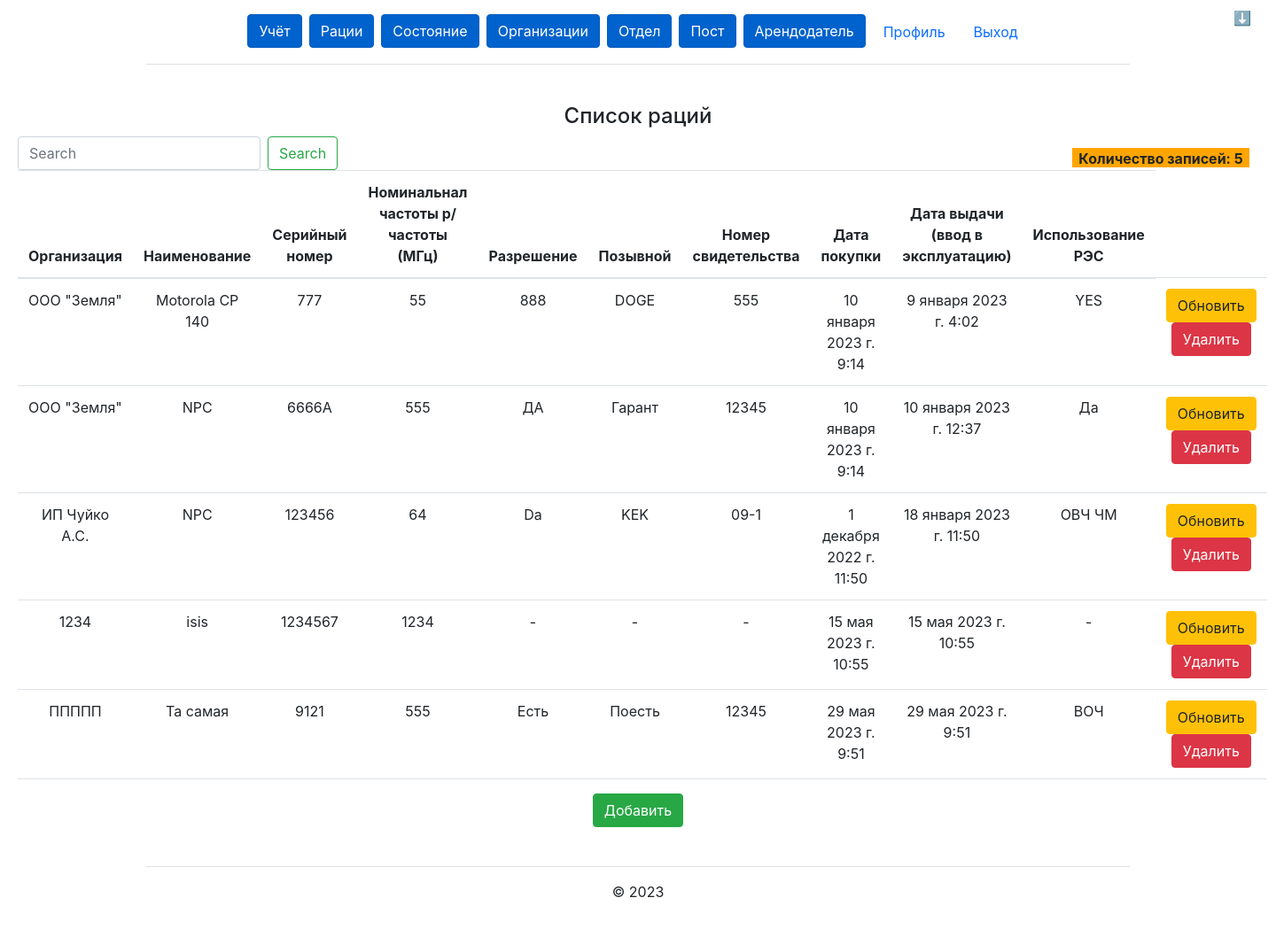
Page /walkie_talkie/ (signed in) on the committed database.
### walkie_talkie/models.py (models this page shows, shortened)
class WalkieTalkie(models.Model):
    id = models.AutoField(primary_key=True)
    id_organization = models.ForeignKey(Organization, on_delete=models.CASCADE)
    wt_name = models.CharField('Наименование', max_length=1200)
    serial_number = models.CharField('Серийный номер', max_length=1200)
    frequency = models.CharField('Номинальнал частоты р/частоты (МГц)', max_length=500)
    permission = models.CharField('Разрешение', max_length=1200)
    callsing = models.CharField('Позывной', max_length=500)
    certificate_number = models.CharField('Номер свидетельства', max_length=500)
    date_of_purchase = models.DateTimeField('Дата покупки')
    date_of_received = models.DateTimeField('Дата выдачи (ввод в эксплуатацию)')
    use_of_RES = models.CharField('Использование РЭС', max_length=20)
    class Meta:
        verbose_name = 'Рация'
        verbose_name_plural = 'Рации'

### organization/models.py (models this page shows, shortened)
class Organization(models.Model):
    id = models.AutoField(primary_key=True)
    name = models.CharField('Название организации', max_length=5000)
    def __str__(self):
        return self.name
    class Meta:
        verbose_name = 'Организация'
        verbose_name_plural = 'Организация'

### walkie_talkie/views.py (the view)
# urls.py: path('', views.walkie_talkie_list, name='walkie_talkie_list'),
@login_required
def walkie_talkie_list(request):
    search_query = request.GET.get('search', '')
    if search_query:
        walkie_talkies = WalkieTalkie.objects.filter(
            Q(id__iregex=search_query) | Q(serial_number__iregex=search_query) | Q(
                id_organization__name__iregex=search_query) | Q(wt_name__iregex=search_query))
    else:
        walkie_talkies = WalkieTalkie.objects.all()
    return render(request, "walkie_talkie/list.html", {'walkie_talkies': walkie_talkies})

### walkie_talkie/templates/walkie_talkie/list.html
{% extends "main/base.html" %}
{% block content %}
<div class="card-body">
    <h4>Список раций</h4>
    <form class="form-inline my-2 my-lg-0" action="{% url 'walkie_talkie_list' %}">
        <input class="form-control mr-sm-2" type="search" placeholder="Search" aria-label="Search" name="search">
        <button class="btn btn-outline-success my-2 my-sm-0" type="submit">Search</button>
    </form>
    <div class="count">
        {% if walkie_talkies %}
        <p style="display: block; position: absolute; top: 167px; right: 30px; height: 22px; width: 200px; background: orange; font-weight: bold;">
            Количество записей: {{ walkie_talkies|length }}</p>
        {% else %}
        <p>Нет доступных записей.</p>
        {% endif %}
    </div>
    <table class="table">
        <thead>
        <tr>
            <th scope="col">Организация</th>
            <th scope="col">Наименование</th>
            <th scope="col">Серийный номер</th>
            <th scope="col">Номинальнал частоты р/частоты (МГц)</th>
            <th scope="col">Разрешение</th>
            <th scope="col">Позывной</th>
            <th scope="col">Номер свидетельства</th>
            <th scope="col">Дата покупки</th>
            <th scope="col">Дата выдачи (ввод в эксплуатацию)</th>
            <th scope="col">Использование РЭС</th>
        </tr>
        </thead>
        <tbody>
        {% for walkie_talkie in walkie_talkies %}
        <tr>
            <td>{{ walkie_talkie.id_organization }}</td>
            <td>{{ walkie_talkie.wt_name }}</td>
            <td>{{ walkie_talkie.serial_number }}</td>
            <td>{{ walkie_talkie.frequency }}</td>
            <td>{{ walkie_talkie.permission }}</td>
            <td>{{ walkie_talkie.callsing }}</td>
            <td>{{ walkie_talkie.certificate_number }}</td>
            <td>{{ walkie_talkie.date_of_purchase }}</td>
            <td>{{ walkie_talkie.date_of_received }}</td>
            <td>{{ walkie_talkie.use_of_RES }}</td>
            <td><a type="button" class="btn btn-warning" href="update/{{ walkie_talkie.id }}">Обновить</a>
                <a type="button" class="btn btn-danger" href="delete/{{ walkie_talkie.id }}">Удалить</a>
            </td>
        </tr>
        {% endfor %}
        </tbody>
    </table>
    <a type="button" class="btn btn-success" href="create">Добавить</a>
</div>
{% endblock %}

### main/static/main/css/main.css (style rules this page uses)
* { margin: 0; padding: 0; }
main .card-body { margin-top: 20px; text-align: center; }
form { display: inline-block; vertical-align: middle; }

### rows in the picture
WalkieTalkie: id_organization "ООО \"Земля\"", wt_name "Motorola CP 140", serial_number "777", frequency "55", permission "888", callsing "DOGE", certificate_number "555", date_of_purchase "10 января 2023 г. 9:14", date_of_received "9 января 2023 г. 4:02", use_of_RES "YES"
WalkieTalkie: id_organization "ООО \"Земля\"", wt_name "NPC", serial_number "6666A", frequency "555", permission "ДА", callsing "Гарант", certificate_number "12345", date_of_purchase "10 января 2023 г. 9:14", date_of_received "10 января 2023 г. 12:37", use_of_RES "Да"
WalkieTalkie: id_organization "ИП Чуйко А.С.", wt_name "NPC", serial_number "123456", frequency "64", permission "Da", callsing "KEK", certificate_number "09-1", date_of_purchase "1 декабря 2022 г. 11:50", date_of_received "18 января 2023 г. 11:50", use_of_RES "ОВЧ ЧМ"
WalkieTalkie: id_organization "1234", wt_name "isis", serial_number "1234567", frequency "1234", permission "-", callsing "-", certificate_number "-", date_of_purchase "15 мая 2023 г. 10:55", date_of_received "15 мая 2023 г. 10:55", use_of_RES "-"
WalkieTalkie: id_organization "ППППП", wt_name "Та самая", serial_number "9121", frequency "555", permission "Есть", callsing "Поесть", certificate_number "12345", date_of_purchase "29 мая 2023 г. 9:51", date_of_received "29 мая 2023 г. 9:51", use_of_RES "ВОЧ"

### other values in the picture
{{ walkie_talkies|length }} "5"
